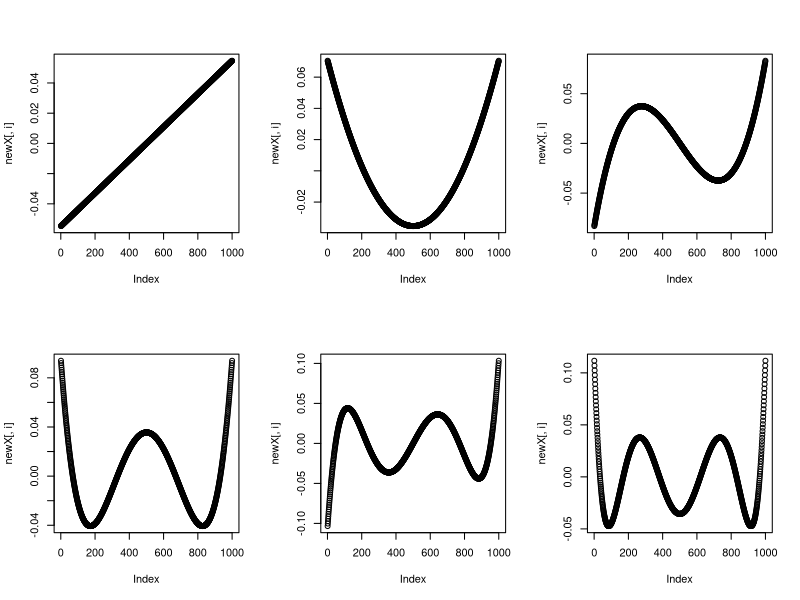
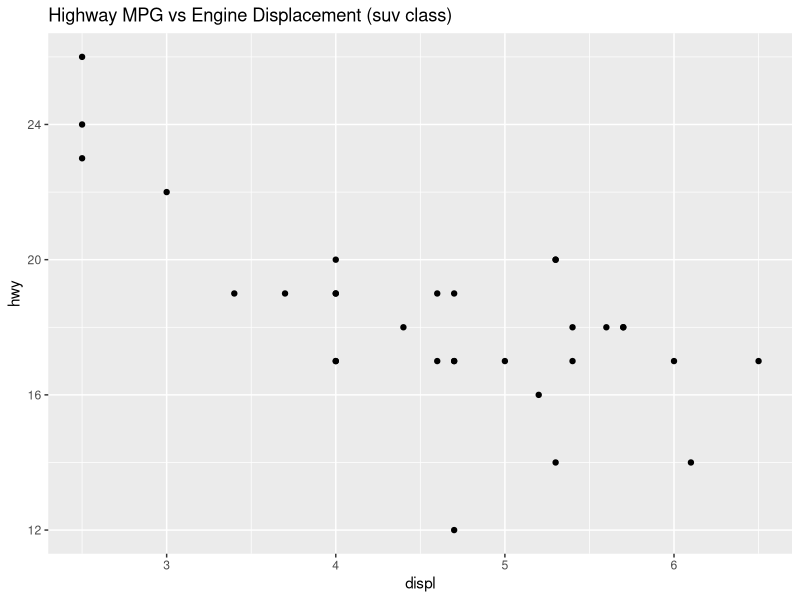
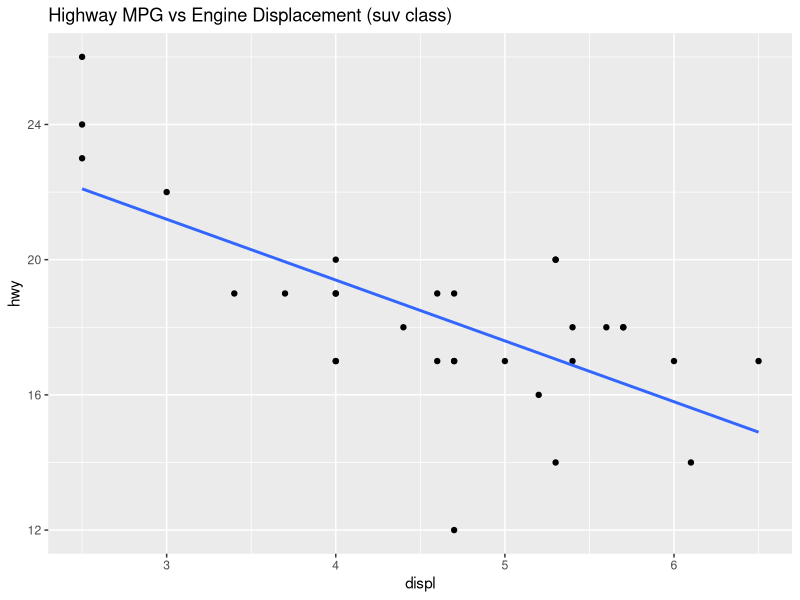
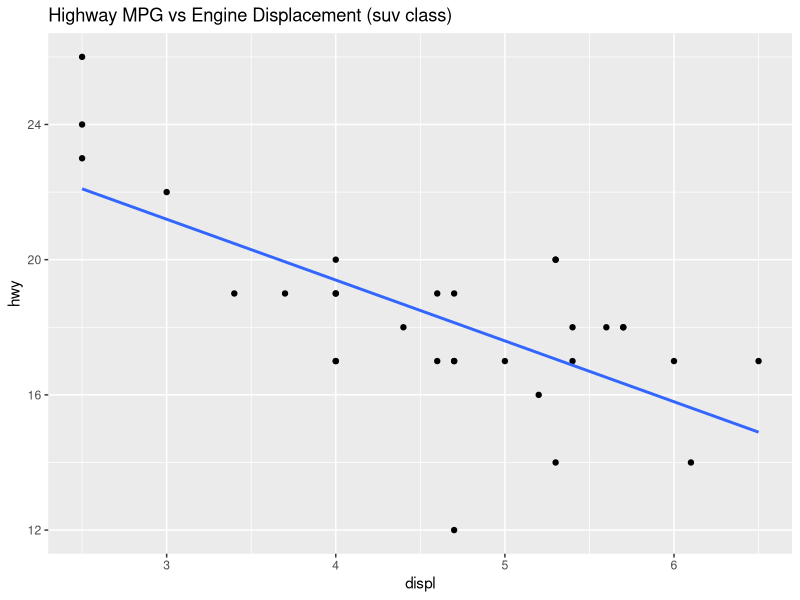
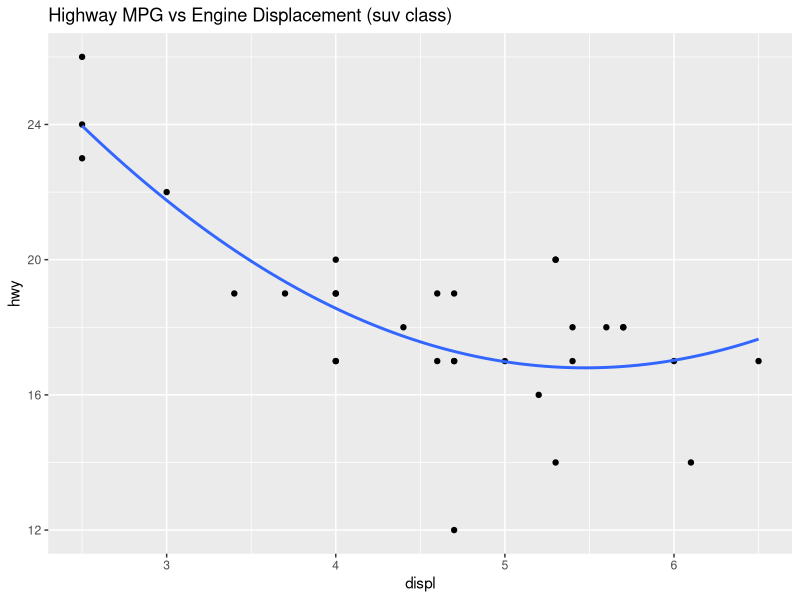
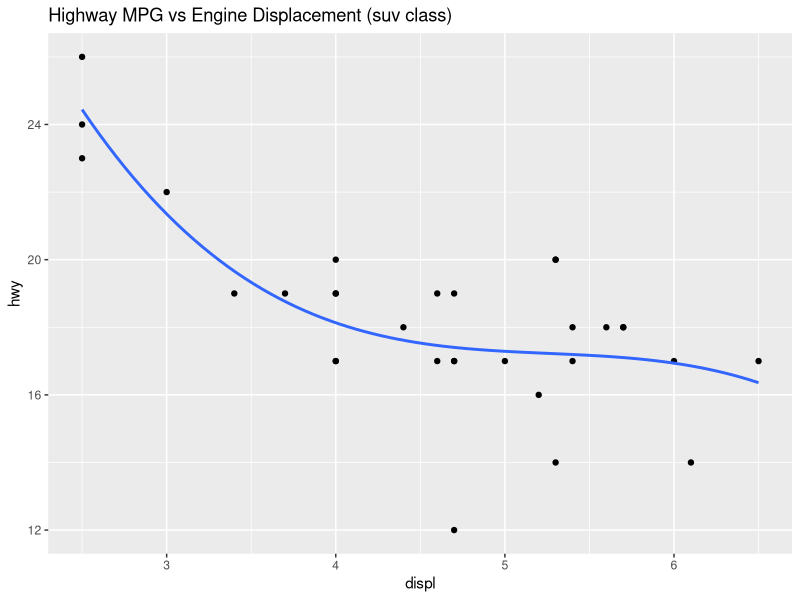
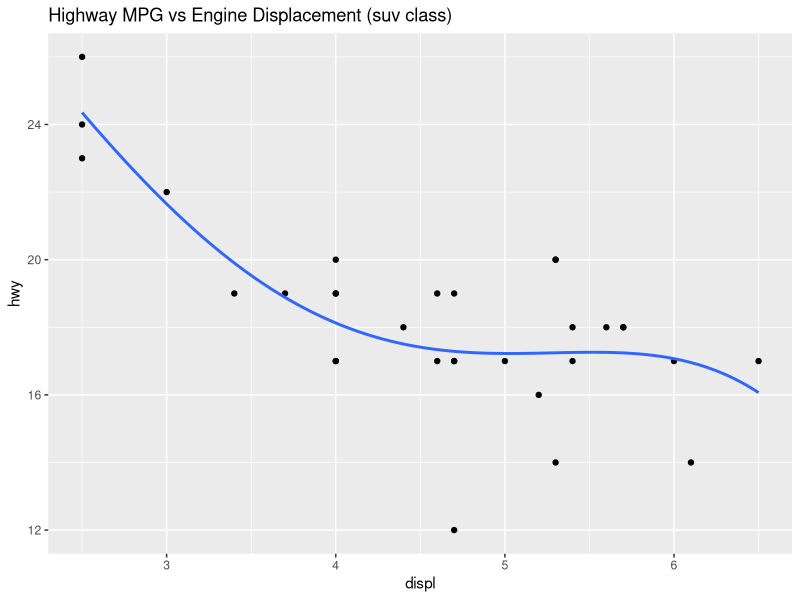
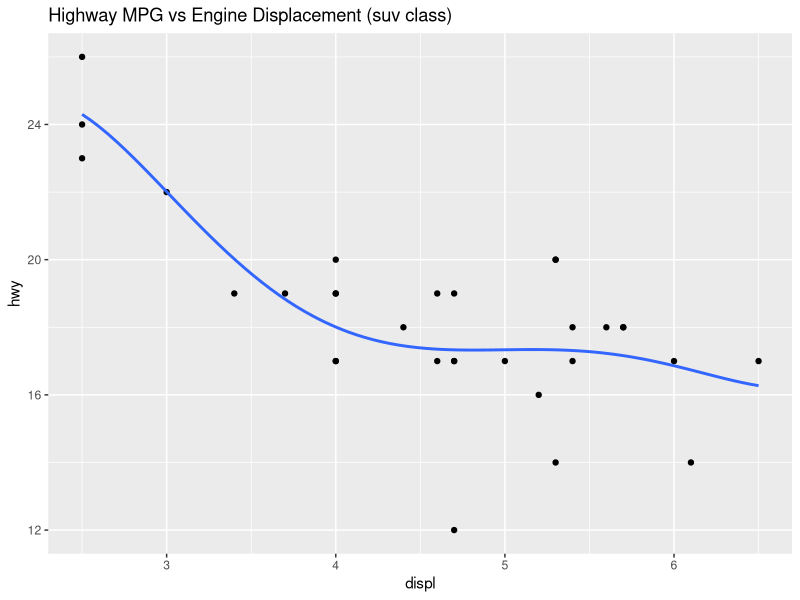

The R script that drew these images, in order:
library(ggplot2)
library(dplyr)
library(Metrics)
library(tidyr)

# let's briefly remind ourselves what polynomials look like
x <- 1:1000
par(mfrow = c(2, 3)) # this allows multiple base R plots side by side
poly(x, degree = 6) %>% apply(2, plot)
par(mfrow = c(1, 1)) # good to remember to set this back

# now let's split a dataset into test/train
df <- mpg %>% filter(class == 'suv')
set.seed(2000)
train_idx <- sample.int(nrow(df), size = floor(nrow(df) / 2))
train <- df[train_idx,]
test <- df[-train_idx,]

# we can use the linear models ggplot creates to quickly
# get a sense of what overfitting looks like
header <- "Highway MPG vs Engine Displacement (suv class)"
p <- train %>% ggplot(aes(x = displ, y = hwy)) + geom_point() + ggtitle(header)
p
p + geom_smooth(method = "lm", se = F, formula = y ~ x)
p + geom_smooth(method = "lm", se = F, formula = y ~ poly(x, degree = 1)) # same
p + geom_smooth(method = "lm", se = F, formula = y ~ poly(x, degree = 2))
p + geom_smooth(method = "lm", se = F, formula = y ~ poly(x, degree = 3))
p + geom_smooth(method = "lm", se = F, formula = y ~ poly(x, degree = 4))
p + geom_smooth(method = "lm", se = F, formula = y ~ poly(x, degree = 5))
p + geom_smooth(method = "lm", se = F, formula = y ~ poly(x, degree = 6))
p + geom_smooth(method = "lm", se = F, formula = y ~ poly(x, degree = 7))

# let's create a simple model for real and check out the train and test errors
lm1 <- lm(hwy ~ displ, data = train) # now we have to name the x and y of course
pred_train <- predict(lm1, train)
pred_test <- predict(lm1, test)
actual_train <- train$hwy
actual_test <- test$hwy

# train error
rmse(actual_train, pred_train)
# test error
rmse(actual_test, pred_test)

# view fit against test data
test %>% ggplot(aes(x = displ, y = hwy)) + geom_point() + 
  geom_abline(intercept = coef(lm1)[1], slope = coef(lm1)[2], col = "red")

# okay, can we use the flexibility of polynomial terms to fit the model better?
# and when will we know when we've over fit?
deg <- c()
train_rmse <- c()
test_rmse <- c()

mpg_poly_model_fit <- function(poly_degree) {
  lm0 <- lm(hwy ~ poly(displ, degree = poly_degree), data = train)
  train_err <- rmse(train$hwy, predict(lm0, train))
  test_err <- rmse(test$hwy, predict(lm0, test))
  c(deg = poly_degree, train_rmse = train_err, test_rmse = test_err)
}

results <- sapply(1:7, mpg_poly_model_fit) %>% 
  t %>% 
  data.frame %>%
  gather(measure, error, -deg)

results %>% ggplot(
  aes(x = deg, y = error, group = measure, color = measure)
  ) + geom_line(stat = "identity")

# fourth degree seems to have a good bias-variance tradeoff- best test data fit


# Appendix ----------------------------------------------------------------

# what a polynomial regression looks like
lm(hwy ~ poly(displ, degree = 4), data = train) %>% summary
# basically it's finding a, b, c, .. for ax^(n) + bx^(n-1) + cx^(n-2)...
